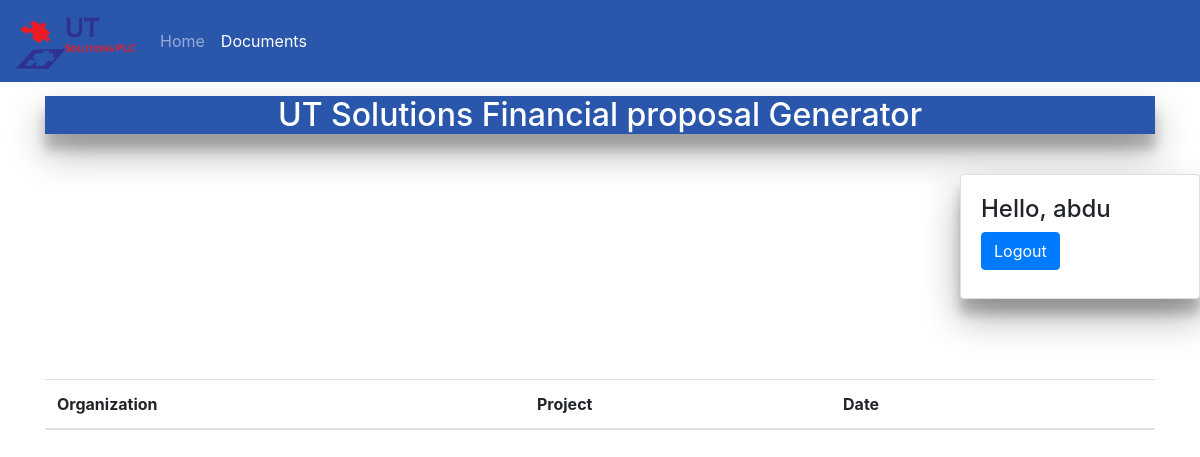
Page /records/ (signed in) on the earlier database version.
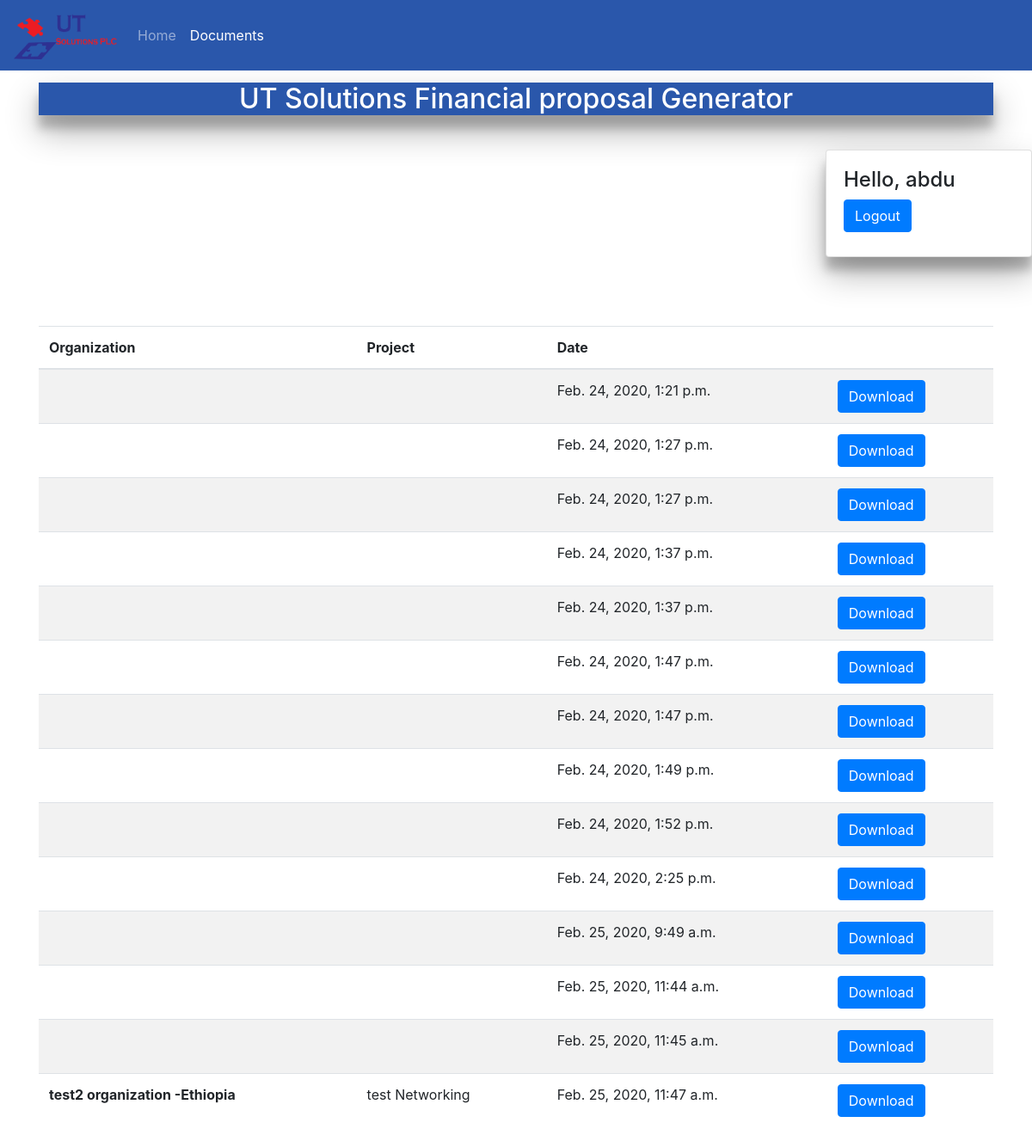
Same page on the later database version.
### input/models.py (models this page shows)
class Record(models.Model):
    path = models.CharField(max_length = 200)
    date = models.DateTimeField(auto_now=True)
    organization = models.CharField(max_length = 200)
    project_type = models.CharField(max_length = 200)

### input/views.py (the view)
# urls.py: path('records/', views.documents, name= 'records')
def documents(request):
    return render(request, 'documents.html', {'record': Record.objects.all()})

### templates/documents.html (shortened to what this page needs)
{% load static %}
<!DOCTYPE html>
<html lang="en">
<head>
    <link rel="stylesheet" href="{% static 'bootstrap/css/bootstrap.css' %}">
    <link rel="stylesheet" href=" {% static 'css/style.css'%} ">
</head>
<body>
    <nav class="navbar navbar-expand-md navbar-dark fixed-top">
        <a class="navbar-brand" href="#"><img class="logo" src= {% static 'images/UT.png'%} alt=""></a>
        <div class="collapse navbar-collapse" id="navbarsExampleDefault">
            <ul class="navbar-nav mr-auto">
            <li class="nav-item">
                <a class="nav-link" href="{% url 'home' %}">Home</a>
            </li>
            <li class="nav-item active">
                <a class="nav-link" href="">Documents<span class="sr-only">(current)</span></a>
            </li>
            </ul>
        </div>
    </nav>
    <div class="container">
        <header>
            <center>
                <h2>UT Solutions Financial proposal Generator</h2>
            </center>
        </header>
    </div>
    <div class="logout">
        <div class="card">
            <div class="card-body">
                {% if user.is_authenticated %}
                <h4> Hello, {{user.username}}</h4>
                <h5><a class="btn btn-primary" href="{% url 'logout' %}">Logout</a></h5>
                {% else %}
                <p> You are not logged in</p>
                <a href="{% url 'login' %}">Login</a>
                {% endif %}
            </div>
        </div>
    </div>
    {% if user.is_authenticated %}
    <div class="container" style="margin-top: 10vh;">
        <table class="table table-striped">
            <thead>
                <tr>
                    <th scope="col">Organization</th>
                    <th scope="col">Project</th>
                    <th scope="col">Date</th>
                    <th scope="col"></th>
                </tr>
            </thead>
            <tbody>
                {%for document in record%}
                <tr>
                    <th scope="row">{{document.organization}}</th>
                    <td>{{document.project_type}}</td>
                    <td>{{document.date}}</td>
                    <td> <a class="btn btn-primary" href="{{MEDIA_URL}}{{document.path}}">Download</a></td>
                </tr>
                {%endfor%}
            </tbody>
        </table>
    </div>
    {% endif %}
</body>
</html>

### static/css/style.css (style rules this page uses)
body { padding-top: 12vh; }
nav { background-color: rgba(0, 54, 155, 0.836); }
.logo { width: 10vw; height: 7vh; }
header { box-shadow: 0 19px 38px rgba(0,0,0,0.30), 0 15px 12px rgba(0,0,0,0.22); background-color: rgba(0, 54, 155, 0.836); color: white; }
.logout { margin-left: 80vw; margin-top: 5vh; }
.card { box-shadow: 0 19px 38px rgba(0,0,0,0.30), 0 15px 12px rgba(0,0,0,0.22); }

Differences in the rows shown:
added Record: date "Feb. 24, 2020, 1:21 p.m."
added Record: date "Feb. 24, 2020, 1:27 p.m."
added Record: date "Feb. 24, 2020, 1:27 p.m."
added Record: date "Feb. 24, 2020, 1:37 p.m."
added Record: date "Feb. 24, 2020, 1:37 p.m."
added Record: date "Feb. 24, 2020, 1:47 p.m."
added Record: date "Feb. 24, 2020, 1:47 p.m."
added Record: date "Feb. 24, 2020, 1:49 p.m."
added Record: date "Feb. 24, 2020, 1:52 p.m."
added Record: date "Feb. 24, 2020, 2:25 p.m."
added Record: date "Feb. 25, 2020, 9:49 a.m."
added Record: date "Feb. 25, 2020, 11:44 a.m."
added Record: date "Feb. 25, 2020, 11:45 a.m."
added Record: organization "test2 organization -Ethiopia", project_type "test Networking", date "Feb. 25, 2020, 11:47 a.m."
